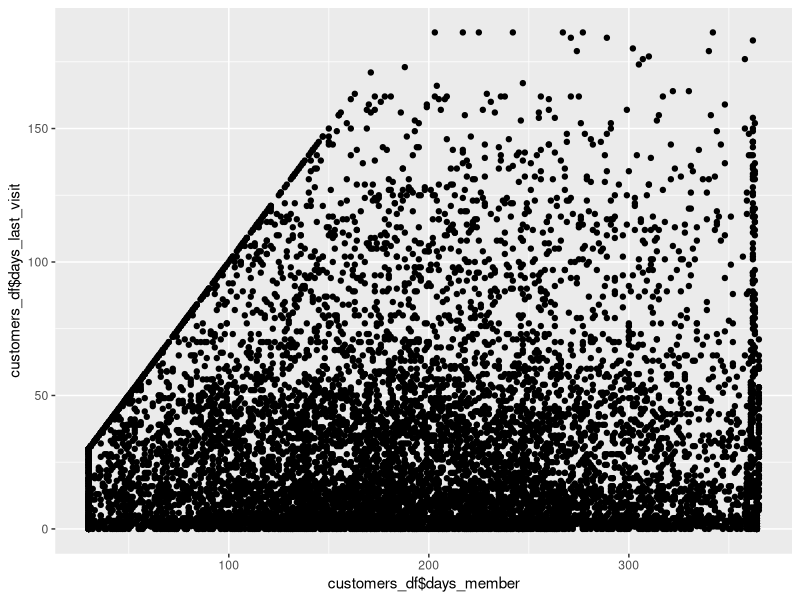
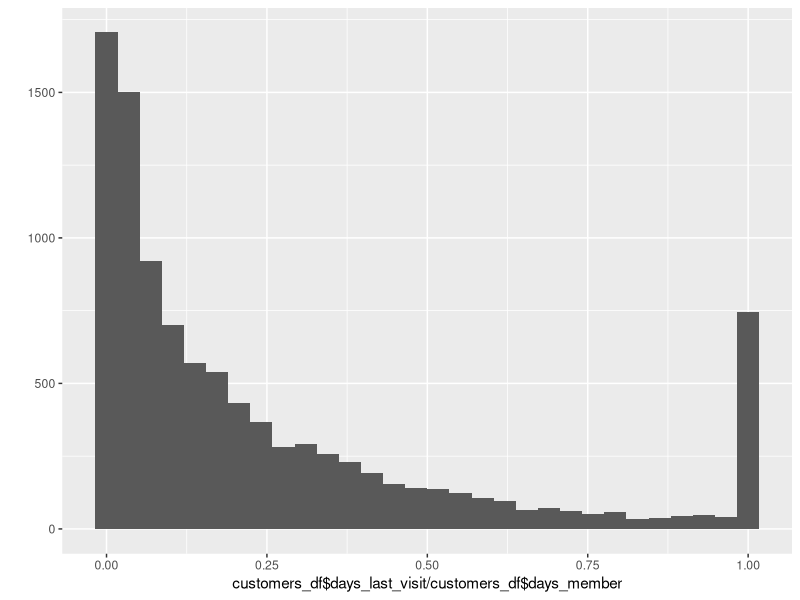
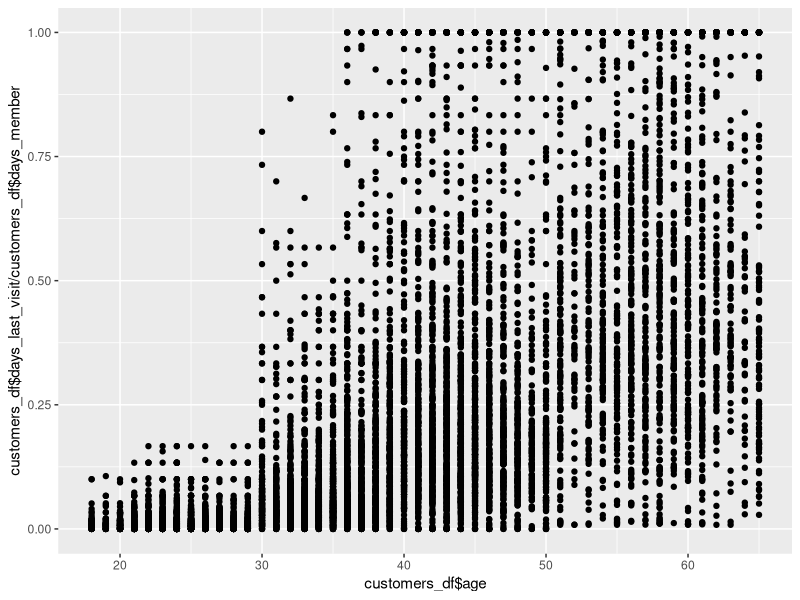
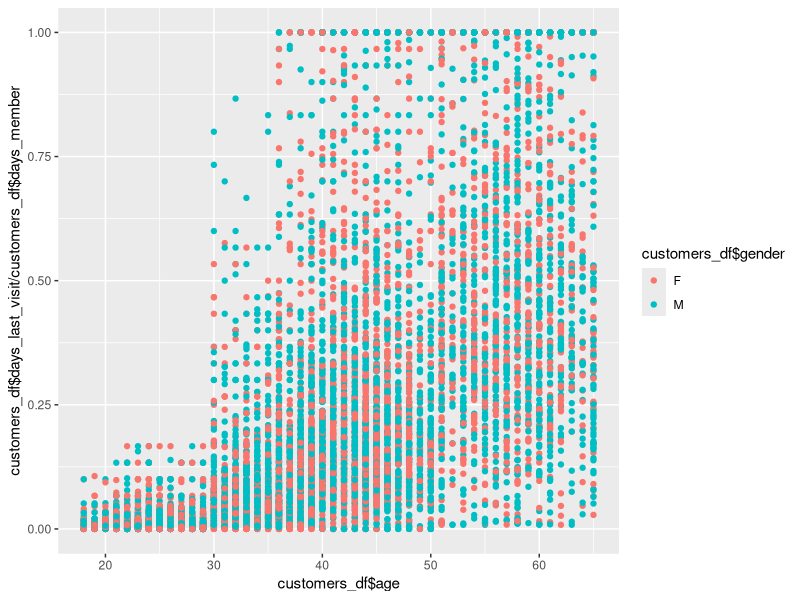
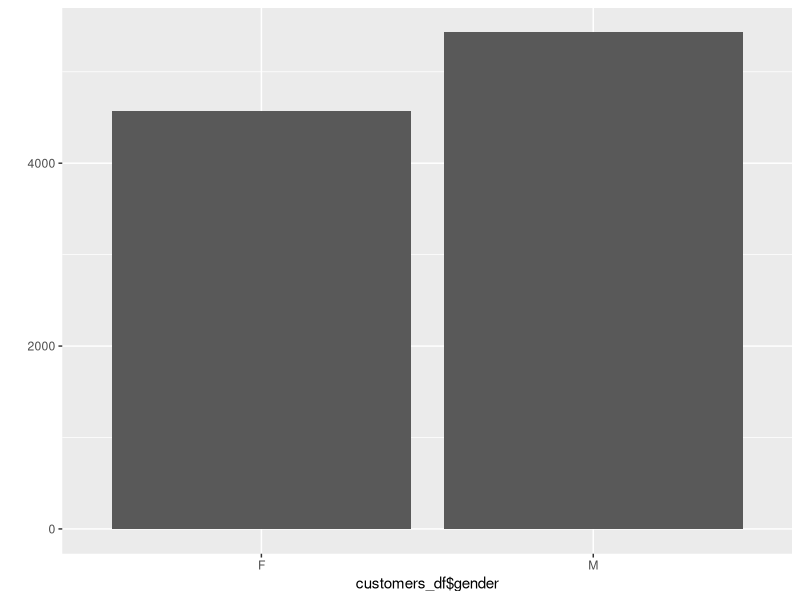
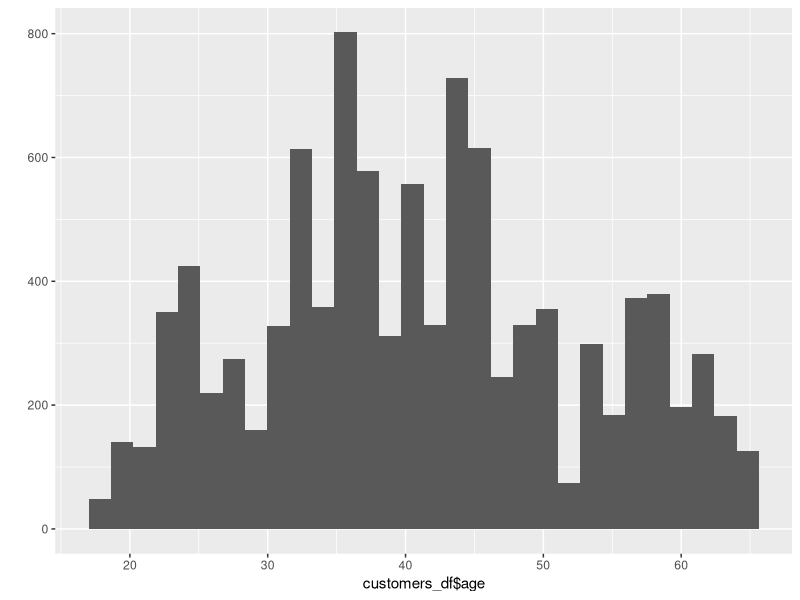
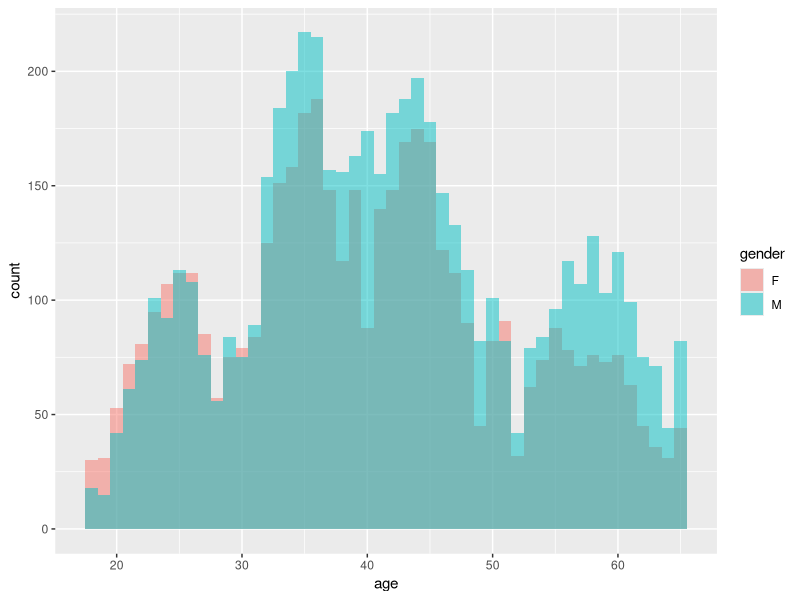
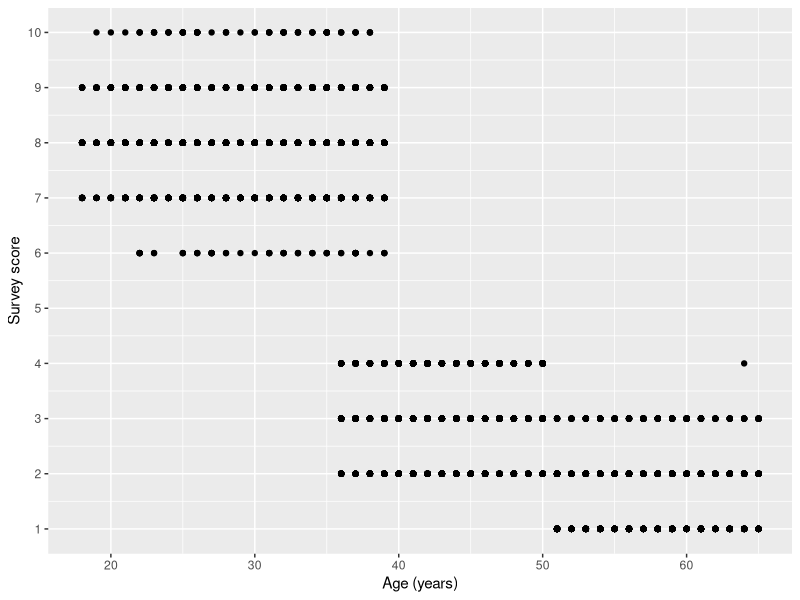

Recreate these plots in R, in order.
## ---- chunk 1
knitr::opts_chunk$set(warning = FALSE, message = FALSE)
## ---- chunk 2
library(ggplot2)  # for data visualisation 
library(dplyr)    # for data wrangling 
library(magrittr) # for pipes 
library(pwr)      # for determining sample size
library(knitr)    # for kable()
## ---- chunk 3
customers_df <- read.csv("gym_customers.csv")
## ---- chunk 4
# we inspect the first 20 rows
knitr::kable(head(customers_df, 20))
## ---- chunk 5
qplot(customers_df$days_member, customers_df$days_last_visit)

## ---- chunk 6
qplot(customers_df$days_last_visit / customers_df$days_member)

## ---- chunk 7
qplot(customers_df$age, customers_df$days_last_visit / customers_df$days_member)

## ---- chunk 8
qplot(customers_df$age, customers_df$days_last_visit / customers_df$days_member, 
      colour = customers_df$gender)

## ---- chunk 9
qplot(customers_df$gender)

## ---- chunk 10
qplot(customers_df$age)

## ---- chunk 11
gg <- ggplot(customers_df, aes(x = age, fill = gender))
gg <- gg + geom_histogram(alpha = 0.5, position = "identity", binwidth = 1)
gg

## ---- chunk 12

int_breaks_rounded <- function(x, n = 10) pretty(x, n)[round(pretty(x, n), 1) %% 1 == 0]

gg <- ggplot()
gg <- gg + geom_point(aes(x = customers_df$age,
                          y = customers_df$survey_score))
gg <- gg + scale_y_continuous(breaks = int_breaks_rounded )
gg <- gg + labs(x = 'Age (years)', y = 'Survey score')
gg

## ---- chunk 13

alpha <- 0.0125
output <- pwr.p.test(h = ES.h(p1 = 0.15, p2 = 0.10),n = ,sig.level = alpha,
                   power = 0.80,alternative = "greater")
min_n <- ceiling(output[[2]])
print(paste('Min sample size', min_n))

## ---- chunk 14

set.seed(123) # set seed for reproducibility

# create a boolean column, above, which we can use when filtering
customers_df$above <- ifelse(customers_df$survey_score > 4.5, TRUE, FALSE)

# generate variables to store conditions
above_cond <- (customers_df$above)
male_cond <- (customers_df$gender == 'M')

# we first take a sample of 824 male customers with a survey score above 4.5 
sampled_above_males_df <- sample_n(customers_df[above_cond & male_cond,], min_n*2)

# we split sampled_above_males_df into two
# 412 will be part of the control group, 412 will be part of the treatment group
sampled_above_males_df$id <- 1:nrow(sampled_above_males_df)
controlgroup <- sampled_above_males_df %>% sample_frac(.5)

# we create an indicator column to signify whether a customer is part of
# the control (A) or treatment group (B)
sampled_above_males_df$outcome <- ifelse(sampled_above_males_df$id %in% 
                                           controlgroup$id, 'A','B')

# we repeat the above steps for male customers with a survey score below 4.5 
sampled_below_males_df <- sample_n(customers_df[!above_cond & male_cond,], min_n*2)
sampled_below_males_df$id <- 1:nrow(sampled_below_males_df)
controlgroup <- sampled_below_males_df %>% sample_frac(.5)
sampled_below_males_df$outcome <- ifelse(sampled_below_males_df$id %in% 
                                           controlgroup$id, 'A','B')

# we repeat the above steps for female customers
sampled_above_females_df <- sample_n(customers_df[above_cond & !male_cond,], min_n*2)
sampled_above_females_df$id <- 1:nrow(sampled_above_females_df)
controlgroup <- sampled_above_females_df %>% sample_frac(.5)
sampled_above_females_df$outcome <- ifelse(sampled_above_females_df$id %in% 
                                             controlgroup$id, 'A','B')

sampled_below_females_df <- sample_n(customers_df[!above_cond & !male_cond,], min_n*2)
sampled_below_females_df$id <- 1:nrow(sampled_below_females_df)
controlgroup <- sampled_below_females_df %>% sample_frac(.5)
sampled_below_females_df$outcome <- ifelse(sampled_below_females_df$id %in% 
                                             controlgroup$id, 'A','B')

# lastly, we merge all sampled data
sampled_df <- rbind(sampled_above_males_df, sampled_below_males_df,
                    sampled_above_females_df, sampled_below_females_df)
sampled_df <- subset(sampled_df, select = -c(id))
